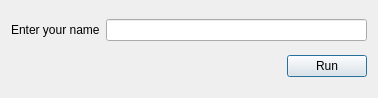
<?xml version="1.0" encoding="UTF-8"?>
<ui version="4.0">
 <class>Dialog</class>
 <widget class="QDialog" name="Dialog">
  <property name="geometry">
   <rect>
    <x>0</x>
    <y>0</y>
    <width>378</width>
    <height>98</height>
   </rect>
  </property>
  <property name="windowTitle">
   <string>Dialog</string>
  </property>
  <layout class="QHBoxLayout" name="horizontalLayout_2">
   <item>
    <layout class="QGridLayout" name="gridLayout">
     <item row="0" column="0">
      <widget class="QLabel" name="labelName">
       <property name="text">
        <string>Enter your name</string>
       </property>
      </widget>
     </item>
     <item row="0" column="1">
      <widget class="QLineEdit" name="lineEdit"/>
     </item>
     <item row="1" column="0" colspan="2">
      <layout class="QHBoxLayout" name="horizontalLayout">
       <item>
        <spacer name="horizontalSpacer">
         <property name="orientation">
          <enum>Qt::Horizontal</enum>
         </property>
         <property name="sizeHint" stdset="0">
          <size>
           <width>40</width>
           <height>20</height>
          </size>
         </property>
        </spacer>
       </item>
       <item>
        <widget class="QPushButton" name="pushButtonName">
         <property name="text">
          <string>Run</string>
         </property>
        </widget>
       </item>
      </layout>
     </item>
    </layout>
   </item>
  </layout>
 </widget>
 <resources/>
 <connections/>
</ui>
